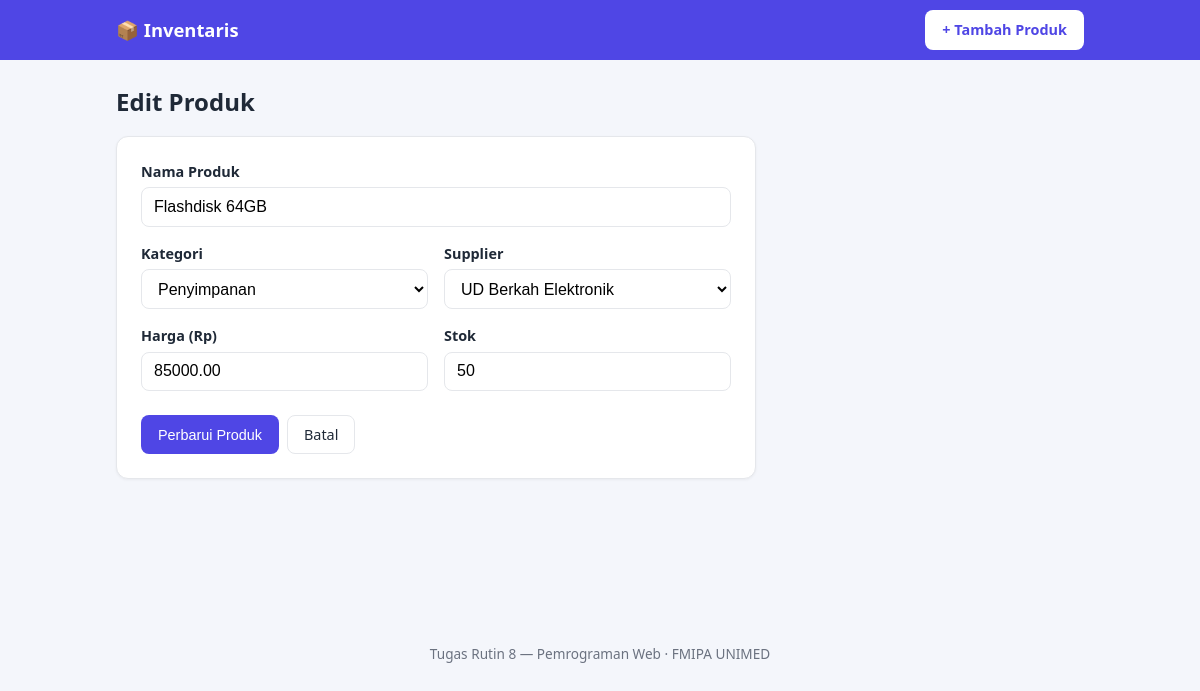
The page /edit.php?id=7 on the database its author committed.
### tables this page shows
CREATE TABLE products (
    id          INT AUTO_INCREMENT PRIMARY KEY,
    name        VARCHAR(150)  NOT NULL,
    category_id INT           NOT NULL,
    supplier_id INT           NOT NULL,
    price       DECIMAL(12,2) NOT NULL,
    stock       INT           NOT NULL DEFAULT 0,
    created_at  TIMESTAMP     NOT NULL DEFAULT CURRENT_TIMESTAMP,
    CONSTRAINT fk_products_category FOREIGN KEY (category_id)
        REFERENCES categories(id) ON UPDATE CASCADE ON DELETE RESTRICT,
    CONSTRAINT fk_products_supplier FOREIGN KEY (supplier_id)
        REFERENCES suppliers(id)  ON UPDATE CASCADE ON DELETE RESTRICT
);

CREATE TABLE categories (
    id   INT AUTO_INCREMENT PRIMARY KEY,
    name VARCHAR(100) NOT NULL UNIQUE
);

CREATE TABLE suppliers (
    id    INT AUTO_INCREMENT PRIMARY KEY,
    name  VARCHAR(100) NOT NULL,
    phone VARCHAR(20)
);

### includes/functions.php (called while the page is built, shortened)
<?php
function e($value): string
{
    return htmlspecialchars((string) $value, ENT_QUOTES, 'UTF-8');
}
function get_categories(PDO $pdo): array
{
    return $pdo->query('SELECT id, name FROM categories ORDER BY name')->fetchAll();
}
function get_suppliers(PDO $pdo): array
{
    return $pdo->query('SELECT id, name FROM suppliers ORDER BY name')->fetchAll();
}

### includes/form.php (the view, shortened to what this page needs)
<form method="POST" action="<?= e($action) ?>" class="card form">
    <div class="field">
        <label for="name">Nama Produk</label>
        <input type="text" id="name" name="name" maxlength="150" required
               value="<?= e($product['name']) ?>">
    </div>
    <div class="grid-2">
        <div class="field">
            <label for="category_id">Kategori</label>
            <select id="category_id" name="category_id" required>
                <?php foreach ($categories as $c): ?>
                    <option value="<?= (int) $c['id'] ?>"
                        <?= (int) $product['category_id'] === (int) $c['id'] ? 'selected' : '' ?>>
                        <?= e($c['name']) ?>
                    </option>
                <?php endforeach; ?>
            </select>
        </div>
        <div class="field">
            <label for="supplier_id">Supplier</label>
            <select id="supplier_id" name="supplier_id" required>
                <?php foreach ($suppliers as $s): ?>
                    <option value="<?= (int) $s['id'] ?>"
                        <?= (int) $product['supplier_id'] === (int) $s['id'] ? 'selected' : '' ?>>
                        <?= e($s['name']) ?>
                    </option>
                <?php endforeach; ?>
            </select>
        </div>
    </div>
    <div class="grid-2">
        <div class="field">
            <label for="price">Harga (Rp)</label>
            <input type="number" id="price" name="price" min="0" step="0.01" required
                   value="<?= e($product['price']) ?>">
        </div>
        <div class="field">
            <label for="stock">Stok</label>
            <input type="number" id="stock" name="stock" min="0" step="1" required
                   value="<?= e($product['stock']) ?>">
        </div>
    </div>
    <div class="actions">
        <button type="submit" class="btn btn-primary"><?= e($submitLabel) ?></button>
        <a href="index.php" class="btn btn-ghost">Batal</a>
    </div>
</form>

### assets/style.css (style rules this page uses)
:root { --bg: #f4f6fb; --card: #ffffff; --text: #1f2937; --muted: #6b7280; --primary: #4f46e5; --primary-dark: #4338ca; --danger: #dc2626; --border: #e5e7eb; --success-bg: #dcfce7; --success-tx: #166534; --error-bg: #fee2e2; --error-tx: #991b1b; }
* { box-sizing: border-box; }
body { margin: 0; font-family: system-ui, -apple-system, "Segoe UI", Roboto, sans-serif; background: var(--bg); color: var(--text); line-height: 1.5; }
.card { background: var(--card); border: 1px solid var(--border); border-radius: 12px; box-shadow: 0 1px 3px rgba(0,0,0,.05); }
.btn { display: inline-block; border: 1px solid transparent; border-radius: 8px; padding: .5rem 1rem; font-size: .9rem; cursor: pointer; text-decoration: none; background: #e5e7eb; color: var(--text); }
.btn-primary { background: var(--primary); color: #fff; }
.btn-ghost { background: transparent; border-color: var(--border); }
.form { padding: 1.5rem; max-width: 640px; }
.field { margin-bottom: 1rem; display: flex; flex-direction: column; }
.field label { font-weight: 600; margin-bottom: .3rem; font-size: .9rem; }
.field input, .field select { padding: .6rem .75rem; border: 1px solid var(--border); border-radius: 8px; font-size: 1rem; background: #fff; }
.grid-2 { display: grid; grid-template-columns: 1fr 1fr; gap: 1rem; }
.actions { display: flex; gap: .5rem; margin-top: .5rem; }

### rows shown on the page
products: name "Flashdisk 64GB", category_id "Penyimpanan", supplier_id "UD Berkah Elektronik", price "85000.00", stock "50"

### other values the page prints
$submitLabel "Perbarui Produk"
